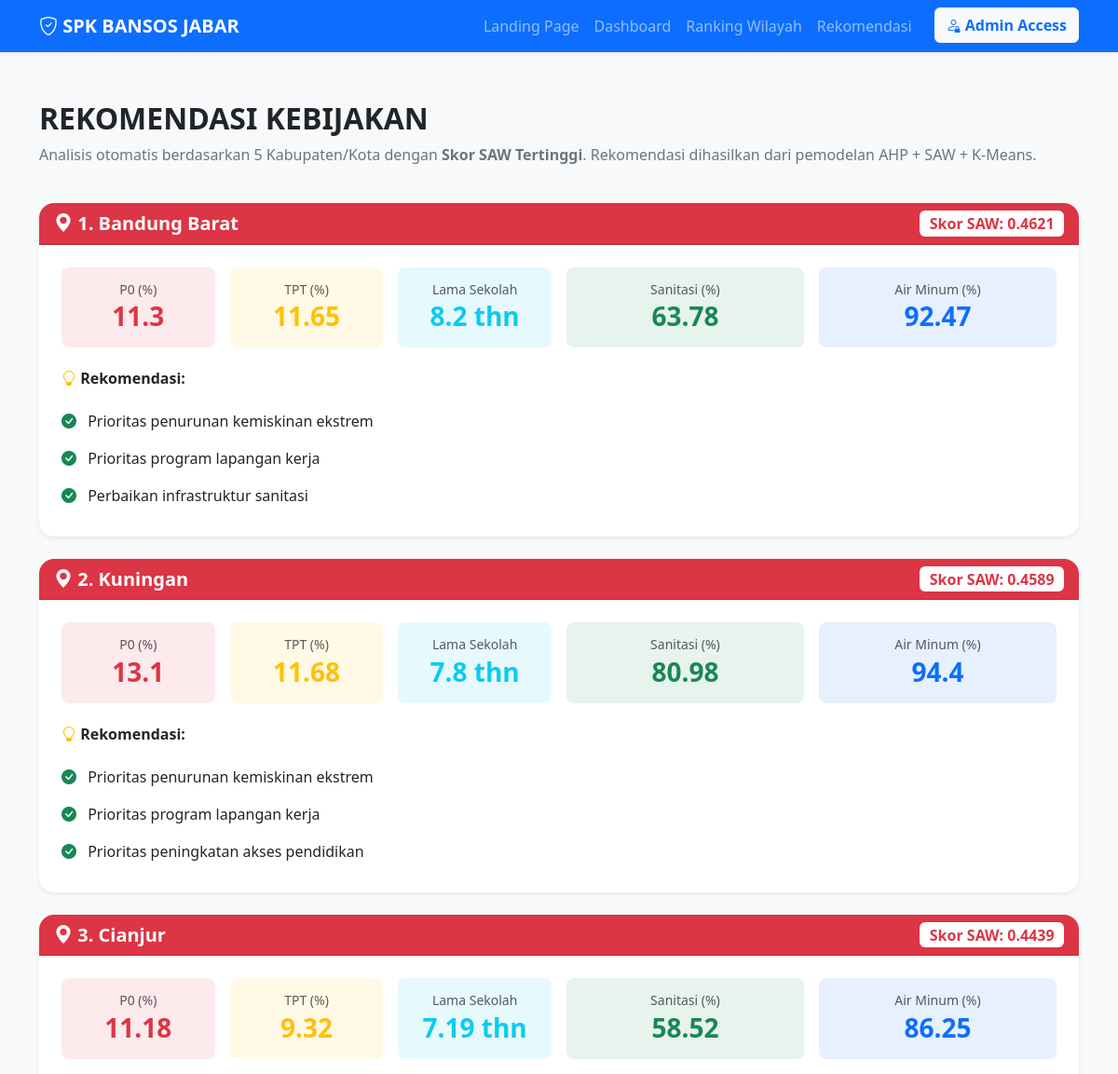
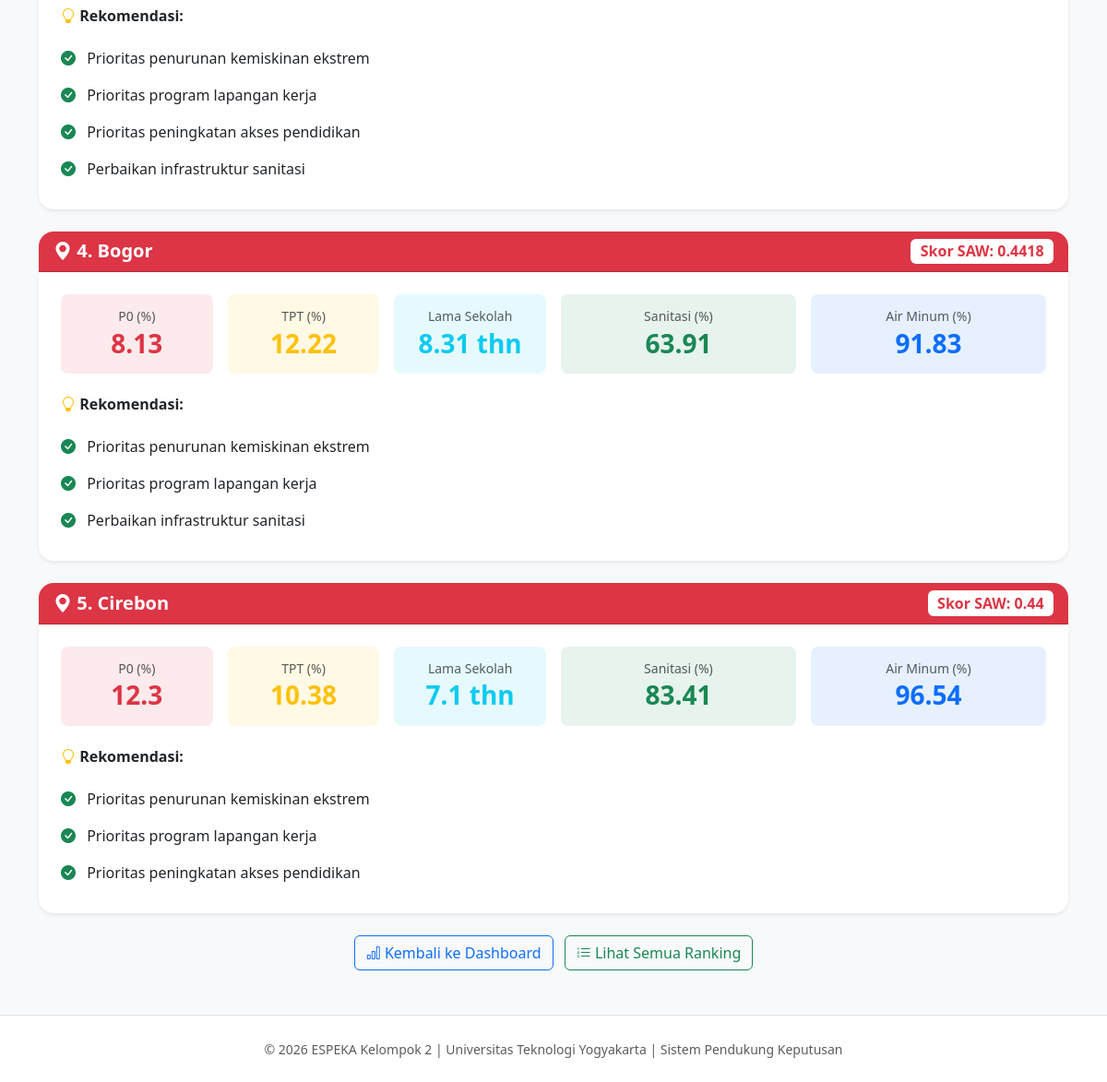
The page /rekomendasi on the database its author committed (2 pictures, top to bottom).
### tables this page shows
CREATE TABLE data_wilayah (
	"Provinsi" TEXT, 
	"Kab/Kota" TEXT, 
	"P0" FLOAT, 
	"Lama_Sekolah" FLOAT, 
	"Pengeluaran" FLOAT, 
	"IPM" FLOAT, 
	"Harapan_Hidup" FLOAT, 
	"Sanitasi" FLOAT, 
	"Air_Minum" FLOAT, 
	"TPT" FLOAT, 
	"TPAK" FLOAT, 
	"PDRB" FLOAT, 
	"Klasifikasi_Awal" FLOAT
, Skor_SAW FLOAT DEFAULT 0, Kategori_Prioritas VARCHAR(50) DEFAULT 'Belum Dihitung');

### app.py (the view)
@app.route('/rekomendasi')
def rekomendasi():
    df = load_data()
    df_jabar = df[df['Provinsi'] == 'JAWA BARAT'].copy()
    top5 = []
    if 'Skor_SAW' in df_jabar.columns and 'Kategori_Prioritas' in df_jabar.columns:
        df_top5 = df_jabar.sort_values(by='Skor_SAW', ascending=False).head(5)
        for _, row in df_top5.iterrows():
            rekomendasi_list = []
            p0 = float(row.get('P0', 0))
            tpt = float(row.get('TPT', 0))
            lama_sekolah = float(row.get('Lama_Sekolah', 0))
            sanitasi = float(row.get('Sanitasi', 0))
            air_minum = float(row.get('Air_Minum', 0))
            if p0 > 5:
                rekomendasi_list.append('Prioritas penurunan kemiskinan ekstrem')
            if tpt > 6:
                rekomendasi_list.append('Prioritas program lapangan kerja')
            if lama_sekolah < 8:
                rekomendasi_list.append('Prioritas peningkatan akses pendidikan')
            if sanitasi < 70:
                rekomendasi_list.append('Perbaikan infrastruktur sanitasi')
            if air_minum < 70:
                rekomendasi_list.append('Peningkatan akses air minum layak')
            if not rekomendasi_list:
                rekomendasi_list.append('Pemantauan berkala dan penguatan program existing')
            top5.append({
                'nama': row['Kab/Kota'],
                'skor_saw': round(float(row.get('Skor_SAW', 0)), 4),
                'p0': round(p0, 2),
                'tpt': round(tpt, 2),
                'lama_sekolah': round(lama_sekolah, 2),
                'sanitasi': round(sanitasi, 2),
                'air_minum': round(air_minum, 2),
                'rekomendasi': rekomendasi_list
            })
    return render_template('rekomendasi.html', top5=top5)

### models/data_handler.py (called while the page is built)
def get_engine():
    return create_engine(os.environ.get('DB_URL', f'sqlite:///{_DB_PATH}'))

def load_data():
    engine = get_engine()
    df = pd.read_sql("SELECT * FROM data_wilayah", con=engine)
    return df

### templates/rekomendasi.html (shortened to what this page needs)
{% extends 'base.html' %}
{% block content %}
<div class="row mb-4">
    <div class="col-12">
        <h2 class="fw-bold text-dark mt-1">REKOMENDASI KEBIJAKAN</h2>
        <p class="text-secondary">Analisis otomatis berdasarkan 5 Kabupaten/Kota dengan <strong>Skor SAW Tertinggi</strong>. Rekomendasi dihasilkan dari pemodelan AHP + SAW + K-Means.</p>
    </div>
</div>
{% if top5 %}
{% for item in top5 %}
<div class="card border-0 shadow-sm rounded-4 mb-4 bg-white">
    <div class="card-header bg-danger text-white d-flex justify-content-between align-items-center rounded-top-4">
        <h5 class="mb-0 fw-bold">
            <i class="bi bi-geo-alt-fill"></i> {{ loop.index }}. {{ item.nama }}
        </h5>
        <span class="badge bg-white text-danger fs-6">Skor SAW: {{ item.skor_saw }}</span>
    </div>
    <div class="card-body p-4">
        <div class="row g-3 mb-4">
            <div class="col-md-2 col-6 text-center">
                <div class="p-3 rounded-3 bg-danger bg-opacity-10">
                    <h6 class="text-muted small mb-1">P0 (%)</h6>
                    <h3 class="fw-bold text-danger mb-0">{{ item.p0 }}</h3>
                </div>
            </div>
            <div class="col-md-2 col-6 text-center">
                <div class="p-3 rounded-3 bg-warning bg-opacity-10">
                    <h6 class="text-muted small mb-1">TPT (%)</h6>
                    <h3 class="fw-bold text-warning mb-0">{{ item.tpt }}</h3>
                </div>
            </div>
            <div class="col-md-2 col-6 text-center">
                <div class="p-3 rounded-3 bg-info bg-opacity-10">
                    <h6 class="text-muted small mb-1">Lama Sekolah</h6>
                    <h3 class="fw-bold text-info mb-0">{{ item.lama_sekolah }} thn</h3>
                </div>
            </div>
            <div class="col-md-3 col-6 text-center">
                <div class="p-3 rounded-3 bg-success bg-opacity-10">
                    <h6 class="text-muted small mb-1">Sanitasi (%)</h6>
                    <h3 class="fw-bold text-success mb-0">{{ item.sanitasi }}</h3>
                </div>
            </div>
            <div class="col-md-3 col-6 text-center">
                <div class="p-3 rounded-3 bg-primary bg-opacity-10">
                    <h6 class="text-muted small mb-1">Air Minum (%)</h6>
                    <h3 class="fw-bold text-primary mb-0">{{ item.air_minum }}</h3>
                </div>
            </div>
        </div>
        <h6 class="fw-bold text-dark mb-3"><i class="bi bi-lightbulb text-warning"></i> Rekomendasi:</h6>
        <ul class="list-group list-group-flush">
            {% for rec in item.rekomendasi %}
            <li class="list-group-item border-0 ps-0">
                <i class="bi bi-check-circle-fill text-success me-2"></i> {{ rec }}
            </li>
            {% endfor %}
        </ul>
    </div>
</div>
{% endfor %}
<div class="text-center mt-4 mb-5">
    <a href="/dashboard" class="btn btn-outline-primary me-2"><i class="bi bi-bar-chart"></i> Kembali ke Dashboard</a>
    <a href="/ranking" class="btn btn-outline-success"><i class="bi bi-list-ol"></i> Lihat Semua Ranking</a>
</div>
{% endif %}
{% endblock %}

### templates/base.html (shortened to what this page needs)
<!DOCTYPE html>
<html lang="id">
<head>
    <link href="https://cdn.jsdelivr.net/npm/bootstrap@5.3.0/dist/css/bootstrap.min.css" rel="stylesheet">
    <link rel="stylesheet" href="https://cdn.jsdelivr.net/npm/bootstrap-icons@1.10.5/font/bootstrap-icons.css">
</head>
<body>
    <nav class="navbar navbar-expand-lg navbar-dark bg-primary sticky-top">
        <div class="container">
            <a class="navbar-brand fw-bold" href="/">
                <i class="bi bi-shield-check"></i> SPK BANSOS JABAR
            </a>
            <div class="collapse navbar-collapse" id="navbarNav">
                <ul class="navbar-nav ms-auto">
                    <li class="nav-item"><a class="nav-link" href="/">Landing Page</a></li>
                    <li class="nav-item"><a class="nav-link" href="/dashboard">Dashboard</a></li>
                    <li class="nav-item"><a class="nav-link" href="/ranking">Ranking Wilayah</a></li>
                    <li class="nav-item"><a class="nav-link" href="/rekomendasi">Rekomendasi</a></li>
                    {% if session.get('logged_in') %}
                        <li class="nav-item dropdown ms-2">
                            <a class="btn btn-warning fw-bold dropdown-toggle" href="#" role="button" data-bs-toggle="dropdown">
                                <i class="bi bi-gear-fill"></i> Panel Admin
                            </a>
                            <ul class="dropdown-menu dropdown-menu-end shadow border-0 mt-2">
                                <li><a class="dropdown-item" href="/admin">Manajemen Data</a></li>
                                <li><a class="dropdown-item" href="/admin/ahp">Konfigurasi AHP</a></li>
                                <li><a class="dropdown-item" href="/admin/model">Eksekusi Model</a></li>
                                <li><hr class="dropdown-divider"></li>
                                <li><a class="dropdown-item text-danger fw-bold" href="/logout"><i class="bi bi-box-arrow-right"></i> Logout</a></li>
                            </ul>
                        </li>
                    {% else %}
                        <li class="nav-item">
                            <a class="btn btn-light text-primary ms-3 fw-bold" href="/login">
                                <i class="bi bi-person-lock"></i> Admin Access
                            </a>
                        </li>
                    {% endif %}
                </ul>
            </div>
        </div>
    </nav>
    <main class="container my-5">
        {% block content %}
        {% endblock %}
    </main>
    <footer class="bg-white text-center py-4 border-top">
        <div class="container text-muted">
            <small>&copy; 2026 ESPEKA Kelompok 2 | Universitas Teknologi Yogyakarta | Sistem Pendukung Keputusan</small>
        </div>
    </footer>
</body>
</html>

### templates/base.html (style rules this page uses)
body { background-color: #f8f9fa; font-family: 'Segoe UI', Tahoma, Geneva, Verdana, sans-serif; }
.navbar { box-shadow: 0 2px 4px rgba(0,0,0,0.05); }
main { min-height: 80vh; }

### rows shown on the page
data_wilayah: nama "Bandung Barat", skor_saw "0.4621", p0 "11.3", tpt "11.65", lama_sekolah "8.2", sanitasi "63.78", air_minum "92.47", rekomendasi "Prioritas penurunan kemiskinan ekstrem" "Prioritas program lapangan kerja" "Perbaikan infrastruktur sanitasi"
data_wilayah: nama "Kuningan", skor_saw "0.4589", p0 "13.1", tpt "11.68", lama_sekolah "7.8", sanitasi "80.98", air_minum "94.4", rekomendasi "Prioritas penurunan kemiskinan ekstrem" "Prioritas program lapangan kerja" "Prioritas peningkatan akses pendidikan"
data_wilayah: nama "Cianjur", skor_saw "0.4439", p0 "11.18", tpt "9.32", lama_sekolah "7.19", sanitasi "58.52", air_minum "86.25", rekomendasi "Prioritas penurunan kemiskinan ekstrem" "Prioritas program lapangan kerja" "Prioritas peningkatan akses pendidikan" "Perbaikan infrastruktur sanitasi"
data_wilayah: nama "Bogor", skor_saw "0.4418", p0 "8.13", tpt "12.22", lama_sekolah "8.31", sanitasi "63.91", air_minum "91.83", rekomendasi "Prioritas penurunan kemiskinan ekstrem" "Prioritas program lapangan kerja" "Perbaikan infrastruktur sanitasi"
data_wilayah: nama "Cirebon", skor_saw "0.44", p0 "12.3", tpt "10.38", lama_sekolah "7.1", sanitasi "83.41", air_minum "96.54", rekomendasi "Prioritas penurunan kemiskinan ekstrem" "Prioritas program lapangan kerja" "Prioritas peningkatan akses pendidikan"
